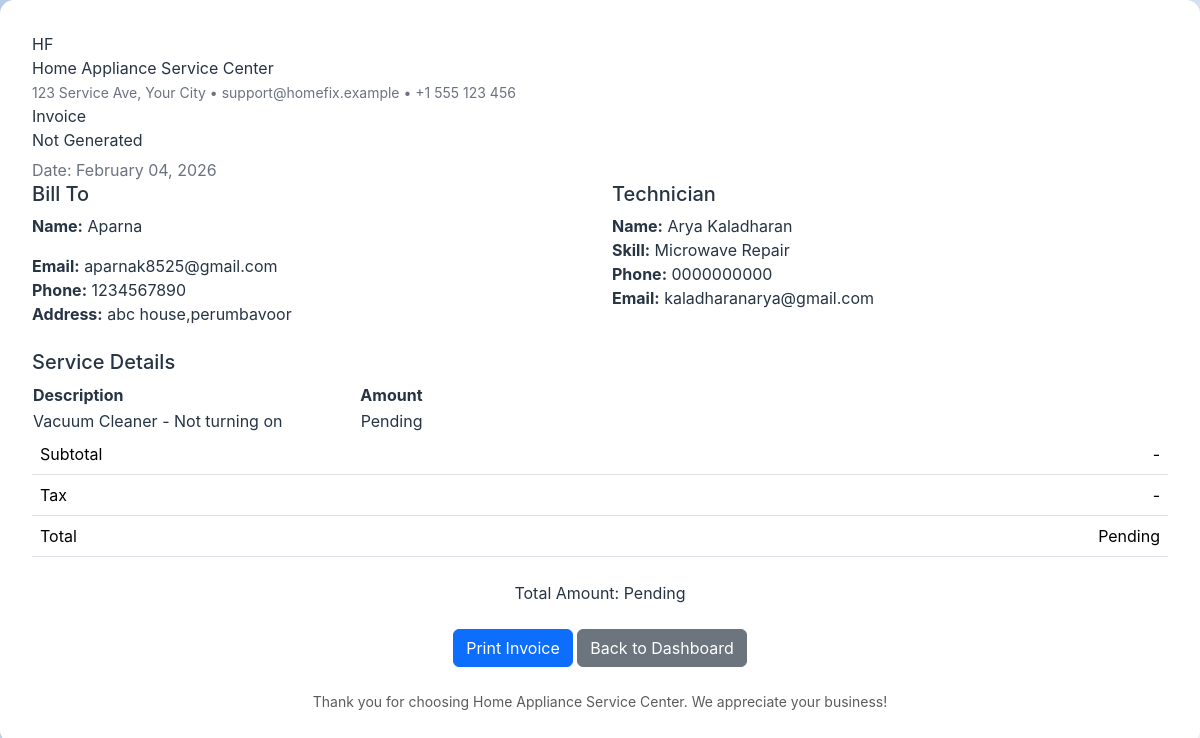
Screenshot of /view_invoice/36/ (signed in) with the database file from the repository.
### homeservice/models.py (models this page shows, shortened)
class ServiceRequest(models.Model):
    STATUS_CHOICES = [
        ('pending', 'Pending'),
        ('open', 'Open for Technicians'),
        ('assigned', 'Assigned'),
        ('rescheduled', 'Rescheduled'),
        ('accepted', 'Accepted by User'),
        ('reschedule_rejected', 'Reschedule Rejected'),
        ('completed', 'Completed'),
    ]
    user = models.ForeignKey(User, on_delete=models.CASCADE, related_name='requests')
    technician = models.ForeignKey(
        User,
        on_delete=models.SET_NULL,
        null=True,
        blank=True,
        related_name='assigned_jobs'
    )
    service_type = models.CharField(max_length=100)
    problem_description = models.TextField()
    address = models.TextField()
    location = models.CharField(max_length=100, default='')  # Service area for technician matching
    preferred_date = models.DateField(null=True, blank=True)
    preferred_time = models.TimeField(null=True, blank=True)
    suggested_date = models.DateField(null=True, blank=True)
    suggested_time = models.TimeField(null=True, blank=True)
    status = models.CharField(
        max_length=20,
        choices=STATUS_CHOICES,
        default='pending'
    )
    created_at = models.DateTimeField(auto_now_add=True)
    completed_at = models.DateTimeField(null=True, blank=True)
    class Meta:
        pass
    service_amount = models.DecimalField(
        max_digits=8,
        decimal_places=2,
        null=True,
        blank=True
    )
    invoice_number = models.CharField(
        max_length=50,
        null=True,
        blank=True
    )
    invoice_generated = models.BooleanField(default=False)
    rating = models.IntegerField(
        null=True,
        blank=True,
        choices=[(1, '1 Star'), (2, '2 Stars'), (3, '3 Stars'), (4, '4 Stars'), (5, '5 Stars')]
    )
    review = models.TextField(null=True, blank=True)

class Customer(models.Model):
    user = models.OneToOneField(User, on_delete=models.CASCADE)
    phone = models.CharField(max_length=15, blank=True)
    location = models.CharField(max_length=100, blank=True)
    reset_token = models.CharField(max_length=100, blank=True, null=True)  # For password reset

class Technician(models.Model):
    user = models.OneToOneField(User, on_delete=models.CASCADE)
    name = models.CharField(max_length=100)
    email = models.EmailField()  # easier for admin lookup + views.py compatibility
    phone = models.CharField(max_length=20)
    skill = models.CharField(max_length=100, choices=SKILL_CHOICES)
    address = models.TextField(help_text="Technician's home address")
    service_locations = models.TextField(help_text="Comma separated areas where technician can work")
    experience_years = models.PositiveIntegerField(default=0)
    idproof = models.FileField(upload_to="idproofs/")
    experience_certificate = models.FileField(upload_to="experience_certificates/", null=True, blank=True)
    photo = models.ImageField(upload_to="technicians/photos/", null=True, blank=True)
    is_approved = models.BooleanField(default=False)  # admin must approve
    admin_notified = models.BooleanField(default=False, help_text="Set True when admin has been shown a one-time notification for this signup")
    reset_token = models.CharField(max_length=100, blank=True, null=True)  # For password reset
    discount_percent = models.IntegerField(default=0)
    discount_valid_until = models.DateField(null=True, blank=True)
    subscription_expiry = models.DateField(null=True, blank=True)
    is_active = models.BooleanField(default=True)

### homeservice/views.py (the view)
# urls.py: path('view_invoice/<int:request_id>/', views.view_invoice, name='view_invoice'),
@login_required
def view_invoice(request, request_id):
    service_request = get_object_or_404(ServiceRequest, id=request_id, user=request.user)
    context = {
        'service_request': service_request,
        'customer': request.user.customer,
        'technician': service_request.technician.technician if service_request.technician else None,
        'center_name': 'Home Appliance Service Center',
    }
    return render(request, 'homeservice/view_invoice.html', context)

### homeservice/templates/homeservice/view_invoice.html (shortened to what this page needs)
<!DOCTYPE html>
<html lang="en">
<head>
    <link href="https://cdn.jsdelivr.net/npm/bootstrap@5.3.2/dist/css/bootstrap.min.css" rel="stylesheet">
</head>
<body>
<div class="invoice-container dashboard-card">
    <div class="invoice-top">
        <div class="invoice-brand">
            <div class="invoice-logo">HF</div>
            <div>
                <div class="company">{{ center_name }}</div>
                <small class="muted">123 Service Ave, Your City • support@homefix.example • +1 555 123 456</small>
            </div>
        </div>
        <div class="invoice-meta">
            <div class="label">Invoice</div>
            <div class="value">{% if service_request.invoice_generated %}{{ service_request.invoice_number }}{% else %}Not Generated{% endif %}</div>
            <div class="muted" style="margin-top:6px;">Date: {{ service_request.created_at|date:"F d, Y" }}</div>
        </div>
    </div>
    <div class="row">
        <div class="col-md-6">
            <h5>Bill To</h5>
            <div class="invoice-details">
                <p><strong>Name:</strong> {{ customer.user.first_name|default:customer.user.username }}</p>
                <p class="mb-0"><strong>Email:</strong> {{ customer.user.username }}</p>
                <p class="mb-0"><strong>Phone:</strong> {{ customer.phone|default:"N/A" }}</p>
                <p class="mb-0"><strong>Address:</strong> {{ customer.location|default:"N/A" }}</p>
            </div>
        </div>
        <div class="col-md-6">
            <h5>Technician</h5>
            <div class="invoice-details">
                {% if technician %}
                    <p class="mb-0"><strong>Name:</strong> {{ technician.name }}</p>
                    <p class="mb-0"><strong>Skill:</strong> {{ technician.skill }}</p>
                    <p class="mb-0"><strong>Phone:</strong> {{ technician.phone }}</p>
                    <p class="mb-0"><strong>Email:</strong> {{ technician.email }}</p>
                {% else %}
                    <p>No technician information available.</p>
                {% endif %}
            </div>
        </div>
    </div>
    <div class="mt-4">
        <h5>Service Details</h5>
        <div class="invoice-details">
            <table class="invoice-table">
                <thead>
                    <tr>
                        <th>Description</th>
                        <th style="width:140px;text-align:right">Amount</th>
                    </tr>
                </thead>
                <tbody>
                    <tr>
                        <td>{{ service_request.service_type }} - {{ service_request.problem_description|truncatechars:80 }}</td>
                        <td style="text-align:right">{% if service_request.service_amount %}₹{{ service_request.service_amount }}{% else %}Pending{% endif %}</td>
                    </tr>
                </tbody>
            </table>
            <div class="invoice-summary">
                <table class="table">
                    <tr>
                        <td class="muted">Subtotal</td>
                        <td class="text-end">{% if service_request.service_amount %}₹{{ service_request.service_amount }}{% else %}-{% endif %}</td>
                    </tr>
                    <tr>
                        <td class="muted">Tax</td>
                        <td class="text-end">-</td>
                    </tr>
                    <tr>
                        <td class="muted">Total</td>
                        <td class="text-end total">{% if service_request.service_amount %}₹{{ service_request.service_amount }}{% else %}Pending{% endif %}</td>
                    </tr>
                </table>
            </div>
        </div>
    </div>
    <div class="mt-4 text-center">
        <div class="amount">
            Total Amount: {% if service_request.service_amount %}₹{{ service_request.service_amount }}{% else %}Pending{% endif %}
        </div>
    </div>
    <div class="mt-4 text-center">
        <button onclick="window.print()" class="btn btn-primary">Print Invoice</button>
        <a href="{% url 'dashboard' %}" class="btn btn-secondary">Back to Dashboard</a>
    </div>
    <div class="mt-4 text-center text-muted small">
        Thank you for choosing {{ center_name }}. We appreciate your business!
    </div>
</div>
</body>
</html>

### homeservice/templates/homeservice/_dashboard_styles.html (style rules this page uses)
body { font-family: 'Inter', sans-serif; background: linear-gradient(135deg,#b9cceb 25%, #f8fafc 100%); background-attachment: fixed; color: #273444; }
.dashboard-card { background:#ffffff; padding:32px; border-radius:14px; box-shadow:0 12px 30px rgba(13,38,77,0.08); }
.muted { color:#6b7280; }

### homeservice/templates/homeservice/view_invoice.html (style rules this page uses)
body { background: white !important; }
.invoice-container { box-shadow: none !important; border: 1px solid #ccc; }
.btn { display: none !important; }

### rows the page displays
ServiceRequest: created_at "February 04, 2026", service_type "Vacuum Cleaner", problem_description "Not turning on"
Customer: user.first_name "Aparna", user.username "aparnak8525@gmail.com", phone "1234567890", location "abc house,perumbavoor"
Technician: name "Arya Kaladharan", skill "Microwave Repair", phone "0000000000", email "kaladharanarya@gmail.com"

### other values shown
{{ center_name }} "Home Appliance Service Center"
